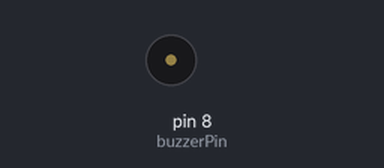
A sketch run on a simulated Arduino Uno, built with avr-gcc and run on an emulated ATmega328P. On the bench: buzzer (waves = sounding).

Above: at 1.4 s.
At 4.67 s:
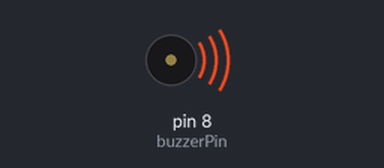
Timing chart, 0 to 5.2 s (numbered marks = the images above):
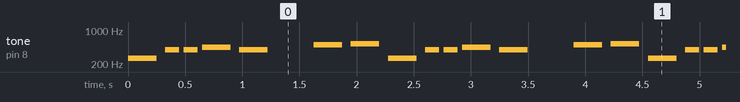

The sketch:

Project_08_Passive_Buzzer.ino
```cpp
/*

Keye New RFID Starter Kit

Project 8

Passive buzzer

Edit By Keyes

*/

const int buzzerPin = 8; // Define the digital pin to which the buzzer is connected

// Define the frequency corresponding to the note

#define NOTE_C4 262

#define NOTE_D4 294

#define NOTE_E4 330

#define NOTE_F4 349

#define NOTE_G4 392

#define NOTE_A4 440

#define NOTE_B4 494

#define NOTE_C5 523

// Define a melody array containing notes and duration

int melody[] = {

NOTE_C4, NOTE_G4, NOTE_G4, NOTE_A4, NOTE_G4, 0, NOTE_B4, NOTE_C5

};

int noteDurations[] = {

4, 8, 8, 4, 4, 4, 4, 4

};

void setup() {

pinMode(buzzerPin, OUTPUT); // Set the buzzer pin to output mode

}

void loop() {

// Play a melody in a loop

for (int thisNote = 0; thisNote < 8; thisNote++) {

int noteDuration = 1000 / noteDurations[thisNote]; // Calculate note duration

tone(buzzerPin, melody[thisNote], noteDuration); // Play notes

int pauseBetweenNotes = noteDuration * 1.30; // Calculate the pause time between notes

delay(pauseBetweenNotes); // Wait for pause time

noTone(buzzerPin); // Stop playing notes

}

}
```

Measured:
- by itself, tone on pin 8 (buzzerPin): repeats every 2.3 s: silent 0.08 s, 2 × (392 Hz 0.13 s, silent 0.04 s), 440 Hz 0.25 s, silent 0.08 s, 392 Hz 0.25 s, silent 0.40 s, 494 Hz 0.25 s, silent 0.08 s, 523 Hz 0.25 s, silent 0.08 s, 262 Hz 0.25 s
